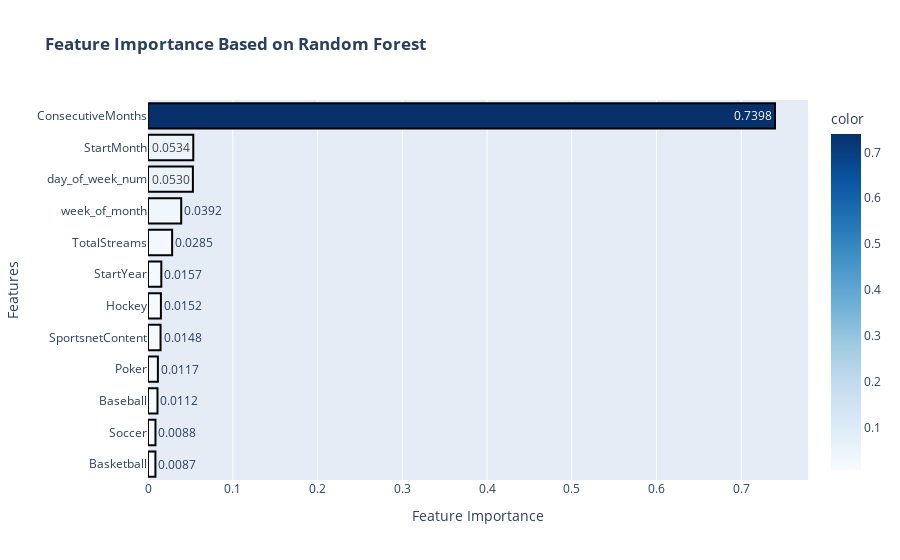

Notebook code cell kept with this figure:
### Code cell
fig = px.bar(x=df_sorted['Feature Importance'], y=df_sorted['Features'], color_continuous_scale=px.colors.sequential.Blues,
             title='<b>Feature Importance Based on Random Forest<b>', text_auto='.4f', color=df_sorted['Feature Importance'])

fig.update_traces(marker=dict(line=dict(color='black', width=2)))
fig.update_layout({'yaxis': {'title':'Features'}, 'xaxis': {'title':'Feature Importance'}})

iplot(fig)

### Figure 1 — Plotly figure (JSON) as saved in the notebook; plotly's stock layout.template omitted (floating-point values rounded to 4 significant figures)
{"data": [{"alignmentgroup": "True", "hovertemplate": "x=%{x}<br>y=%{y}<br>color=%{marker.color}<extra></extra>", "legendgroup": "", "marker": {"color": [0.008739, 0.008799, 0.01118, 0.01165, 0.01481, 0.01523, 0.01571, 0.02848, 0.03917, 0.05297, 0.05343, 0.7398], "coloraxis": "coloraxis", "line": {"color": "black", "width": 2}, "pattern": {"shape": ""}}, "name": "", "offsetgroup": "", "orientation": "h", "showlegend": false, "textposition": "auto", "texttemplate": "%{x:.4f}", "type": "bar", "x": [0.008739, 0.008799, 0.01118, 0.01165, 0.01481, 0.01523, 0.01571, 0.02848, 0.03917, 0.05297, 0.05343, 0.7398], "xaxis": "x", "y": ["Basketball", "Soccer", "Baseball", "Poker", "SportsnetContent", "Hockey", "StartYear", "TotalStreams", "week_of_month", "day_of_week_num", "StartMonth", "ConsecutiveMonths"], "yaxis": "y"}], "layout": {"barmode": "relative", "coloraxis": {"colorbar": {"title": {"text": "color"}}, "colorscale": [[0, "rgb(247,251,255)"], [0.125, "rgb(222,235,247)"], [0.25, "rgb(198,219,239)"], [0.375, "rgb(158,202,225)"], [0.5, "rgb(107,174,214)"], [0.625, "rgb(66,146,198)"], [0.75, "rgb(33,113,181)"], [0.875, "rgb(8,81,156)"], [1, "rgb(8,48,107)"]]}, "legend": {"tracegroupgap": 0}, "title": {"text": "<b>Feature Importance Based on Random Forest<b>"}, "xaxis": {"anchor": "y", "domain": [0, 1], "title": {"text": "Feature Importance"}}, "yaxis": {"anchor": "x", "domain": [0, 1], "title": {"text": "Features"}}}}
